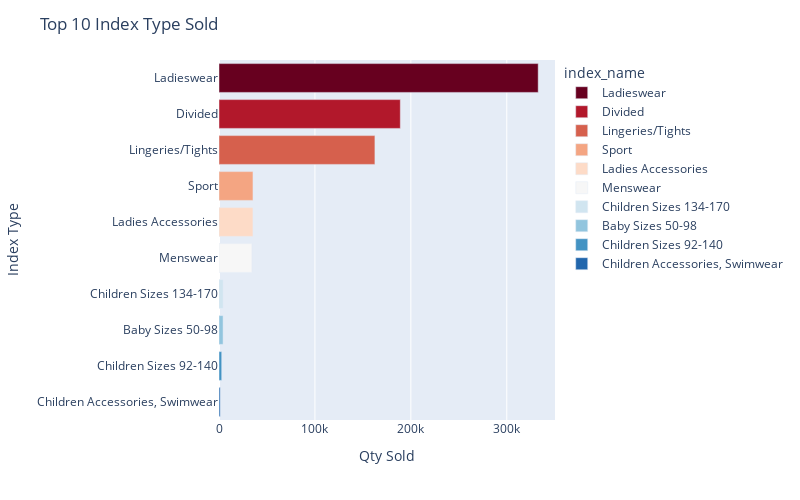

Notebook cell for this chart:
### Code cell
fig = px.bar(top_10_index,y='index_name',x='qty_sold',color='index_name',color_discrete_sequence=px.colors.sequential.RdBu,height=500,width=800)
fig.update_layout(xaxis_title='Qty Sold',yaxis_title='Index Type',title='Top 10 Index Type Sold')
fig.show()

### Figure 1 — Plotly figure (JSON) as saved in the notebook; plotly's stock layout.template omitted (floating-point values rounded to 4 significant figures)
{"data": [{"alignmentgroup": "True", "hovertemplate": "index_name=%{y}<br>qty_sold=%{x}<extra></extra>", "legendgroup": "Ladieswear", "marker": {"color": "rgb(103,0,31)", "pattern": {"shape": ""}}, "name": "Ladieswear", "offsetgroup": "Ladieswear", "orientation": "h", "showlegend": true, "textposition": "auto", "type": "bar", "x": [332762], "xaxis": "x", "y": ["Ladieswear"], "yaxis": "y"}, {"alignmentgroup": "True", "hovertemplate": "index_name=%{y}<br>qty_sold=%{x}<extra></extra>", "legendgroup": "Divided", "marker": {"color": "rgb(178,24,43)", "pattern": {"shape": ""}}, "name": "Divided", "offsetgroup": "Divided", "orientation": "h", "showlegend": true, "textposition": "auto", "type": "bar", "x": [189009], "xaxis": "x", "y": ["Divided"], "yaxis": "y"}, {"alignmentgroup": "True", "hovertemplate": "index_name=%{y}<br>qty_sold=%{x}<extra></extra>", "legendgroup": "Lingeries/Tights", "marker": {"color": "rgb(214,96,77)", "pattern": {"shape": ""}}, "name": "Lingeries/Tights", "offsetgroup": "Lingeries/Tights", "orientation": "h", "showlegend": true, "textposition": "auto", "type": "bar", "x": [162547], "xaxis": "x", "y": ["Lingeries/Tights"], "yaxis": "y"}, {"alignmentgroup": "True", "hovertemplate": "index_name=%{y}<br>qty_sold=%{x}<extra></extra>", "legendgroup": "Sport", "marker": {"color": "rgb(244,165,130)", "pattern": {"shape": ""}}, "name": "Sport", "offsetgroup": "Sport", "orientation": "h", "showlegend": true, "textposition": "auto", "type": "bar", "x": [35409], "xaxis": "x", "y": ["Sport"], "yaxis": "y"}, {"alignmentgroup": "True", "hovertemplate": "index_name=%{y}<br>qty_sold=%{x}<extra></extra>", "legendgroup": "Ladies Accessories", "marker": {"color": "rgb(253,219,199)", "pattern": {"shape": ""}}, "name": "Ladies Accessories", "offsetgroup": "Ladies Accessories", "orientation": "h", "showlegend": true, "textposition": "auto", "type": "bar", "x": [35379], "xaxis": "x", "y": ["Ladies Accessories"], "yaxis": "y"}, {"alignmentgroup": "True", "hovertemplate": "index_name=%{y}<br>qty_sold=%{x}<extra></extra>", "legendgroup": "Menswear", "marker": {"color": "rgb(247,247,247)", "pattern": {"shape": ""}}, "name": "Menswear", "offsetgroup": "Menswear", "orientation": "h", "showlegend": true, "textposition": "auto", "type": "bar", "x": [34299], "xaxis": "x", "y": ["Menswear"], "yaxis": "y"}, {"alignmentgroup": "True", "hovertemplate": "index_name=%{y}<br>qty_sold=%{x}<extra></extra>", "legendgroup": "Children Sizes 134-170", "marker": {"color": "rgb(209,229,240)", "pattern": {"shape": ""}}, "name": "Children Sizes 134-170", "offsetgroup": "Children Sizes 134-170", "orientation": "h", "showlegend": true, "textposition": "auto", "type": "bar", "x": [4354], "xaxis": "x", "y": ["Children Sizes 134-170"], "yaxis": "y"}, {"alignmentgroup": "True", "hovertemplate": "index_name=%{y}<br>qty_sold=%{x}<extra></extra>", "legendgroup": "Baby Sizes 50-98", "marker": {"color": "rgb(146,197,222)", "pattern": {"shape": ""}}, "name": "Baby Sizes 50-98", "offsetgroup": "Baby Sizes 50-98", "orientation": "h", "showlegend": true, "textposition": "auto", "type": "bar", "x": [4251], "xaxis": "x", "y": ["Baby Sizes 50-98"], "yaxis": "y"}, {"alignmentgroup": "True", "hovertemplate": "index_name=%{y}<br>qty_sold=%{x}<extra></extra>", "legendgroup": "Children Sizes 92-140", "marker": {"color": "rgb(67,147,195)", "pattern": {"shape": ""}}, "name": "Children Sizes 92-140", "offsetgroup": "Children Sizes 92-140", "orientation": "h", "showlegend": true, "textposition": "auto", "type": "bar", "x": [2820], "xaxis": "x", "y": ["Children Sizes 92-140"], "yaxis": "y"}, {"alignmentgroup": "True", "hovertemplate": "index_name=%{y}<br>qty_sold=%{x}<extra></extra>", "legendgroup": "Children Accessories, Swimwear", "marker": {"color": "rgb(33,102,172)", "pattern": {"shape": ""}}, "name": "Children Accessories, Swimwear", "offsetgroup": "Children Accessories, Swimwear", "orientation": "h", "showlegend": true, "textposition": "auto", "type": "bar", "x": [1268], "xaxis": "x", "y": ["Children Accessories, Swimwear"], "yaxis": "y"}], "layout": {"barmode": "relative", "height": 500, "legend": {"title": {"text": "index_name"}, "tracegroupgap": 0}, "margin": {"t": 60}, "title": {"text": "Top 10 Index Type Sold"}, "width": 800, "xaxis": {"anchor": "y", "domain": [0, 1], "title": {"text": "Qty Sold"}}, "yaxis": {"anchor": "x", "categoryarray": ["Children Accessories, Swimwear", "Children Sizes 92-140", "Baby Sizes 50-98", "Children Sizes 134-170", "Menswear", "Ladies Accessories", "Sport", "Lingeries/Tights", "Divided", "Ladieswear"], "categoryorder": "array", "domain": [0, 1], "title": {"text": "Index Type"}}}}
